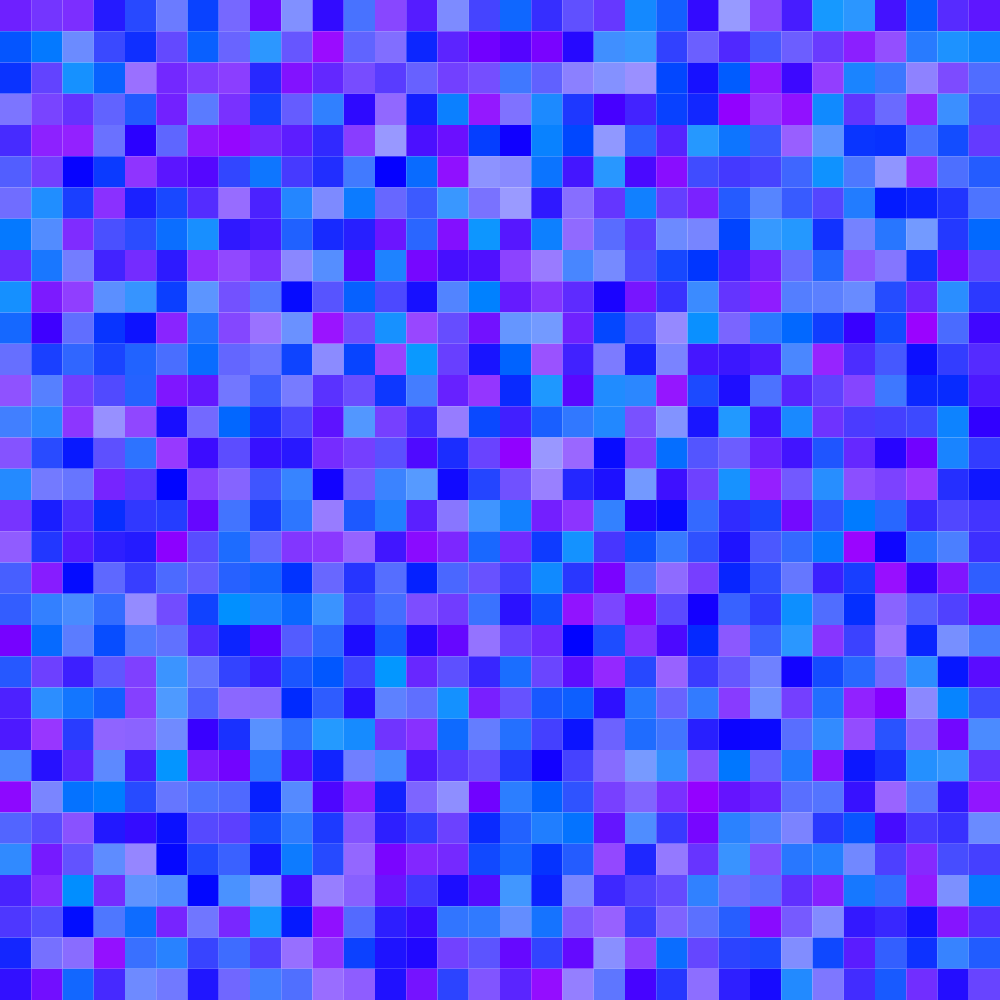
Frame 1 (no input)
Frame 60 (no input): identical to frame 1, image omitted
Frame 120 (the mouse pressed at the canvas centre since frame 60): identical to frame 1, image omitted

The p5.js sketch that drew this single still picture (run headless with seeded random() and noise() and a simulated clock; from frame 60 on, the mouse is pressed at the canvas centre):

// p5.js sketch
// ── sketch.js
let tiempo_cambio=200;
matriz=[];
let lado=0;
let elemento=0;
let frecuencia=500;
let activar_cambio=0;
let j=0;

class cuadradito{
  constructor(x,y){
    this.x=x;
    this.y=y;
    this.R=int(random(0,155));
    this.G=int(random(0,155));
    this.B=255;
  }
  /*diferencia_color(){
    this.dif_R=255-this.R;
    this.dif_G=255-this.R;
    this.dif_B=255-this.R;
  }
  pendiente_color(){
    this.R=this.R+(this.dif_R/tiempo_cambio);
    this.G=this.G+(this.dif_G/tiempo_cambio);
    this.B=this.B+(this.dif_B/tiempo_cambio);
  }
  cambiar_color(){
    this.diferencia_color();
    while (this.R<255 & this.G<255 & this.B<255){
      this.pendiente_color()
    }
  }
  */
  cambiar_color(){
    this.R=int(random(0,155));
    this.G=int(random(0,155));
    this.B=255;
  }

  display(){
    noStroke();
    fill(this.R,this.G,this.B,255);
    rect(this.x,this.y,lado,lado);
  }
}

function setup() {
  createCanvas(windowHeight, windowHeight);
  lado=width/32;
  for (let i=0; i<1024; i++){
    matriz.push(new cuadradito((i%32)*lado,int(i/32)*lado))
  }
}

function draw() {
  background(255);
  for (let i = 0; i<matriz.length; i++){
    matriz[i].display()
  }
  if((frameCount%frecuencia<1) & activar_cambio<1){
    activar_cambio=1;
    elemento=int(random(0,32));
  }
  if (frameCount%5<1){
    if (activar_cambio==1){
      matriz[(elemento+(j*33))%1024].cambiar_color();
      j=j+1;
      if (j==31){
        activar_cambio=0;
        j=0;
        frecuencia = random(165,1000);
      }
    }
  }
}
